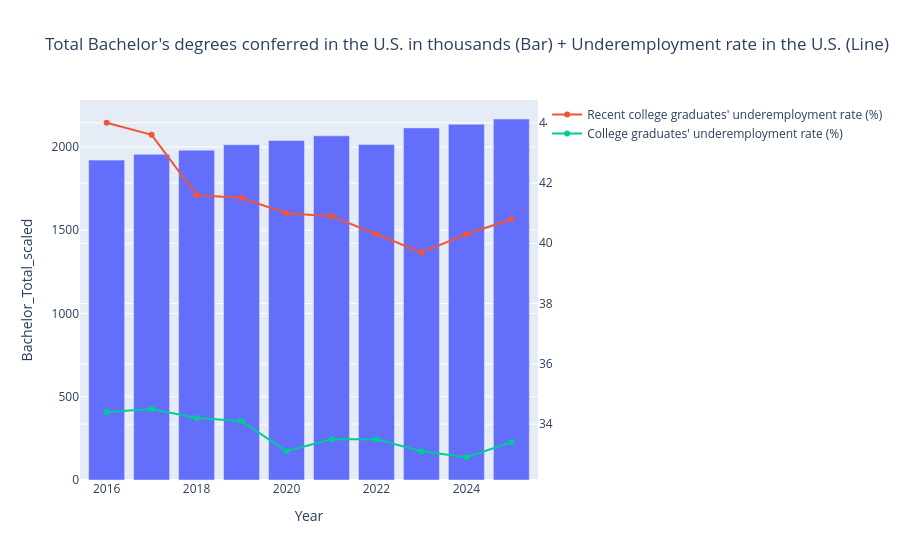

The notebook cell saved with this chart:
### Code cell
# Create the combined visualization
fig = px.bar(
    merged_df,
    x="Year",
    y="Bachelor_Total_scaled",
    title="Total Bachelor's degrees conferred in the U.S. in thousands (Bar) + Underemployment rate in the U.S. (Line)"
)

# Add line for recent graduates' underemployment rate
fig.add_scatter(
    x=merged_df["Year"],
    y=merged_df["Recent graduates"],
    mode="lines+markers",
    name="Recent college graduates' underemployment rate (%)",
    yaxis="y2"
)

# Add line for all college graduates' underemployment rate
fig.add_scatter(
    x=merged_df["Year"],
    y=merged_df["College graduates"],
    mode="lines+markers",
    name="College graduates' underemployment rate (%)",
    yaxis="y2"
)

# Configure dual y-axes
fig.update_layout(
    yaxis2=dict(overlaying='y', side='right')
)

fig.show()

# Save the figure as an HTML file
fig.write_html("underemployment_chart.html", include_plotlyjs='cdn')

### Figure 1 — Plotly figure (JSON) as saved in the notebook; plotly's stock layout.template omitted (floating-point values rounded to 4 significant figures)
{"data": [{"hovertemplate": "Year=%{x}<br>Bachelor_Total_scaled=%{y}<extra></extra>", "legendgroup": "", "marker": {"color": "#636efa", "pattern": {"shape": ""}}, "name": "", "orientation": "v", "showlegend": false, "textposition": "auto", "type": "bar", "x": [2016, 2017, 2018, 2019, 2020, 2021, 2022, 2023, 2024, 2025], "xaxis": "x", "y": [1921.0, 1956.0, 1981.0, 2013.0, 2039.0, 2066.0, 2015.0, 2114.0, 2136.0, 2168.0], "yaxis": "y"}, {"mode": "lines+markers", "name": "Recent college graduates' underemployment rate (%)", "type": "scatter", "x": [2016, 2017, 2018, 2019, 2020, 2021, 2022, 2023, 2024, 2025], "y": [44.0, 43.6, 41.6, 41.5, 41.0, 40.9, 40.3, 39.7, 40.3, 40.8], "yaxis": "y2"}, {"mode": "lines+markers", "name": "College graduates' underemployment rate (%)", "type": "scatter", "x": [2016, 2017, 2018, 2019, 2020, 2021, 2022, 2023, 2024, 2025], "y": [34.4, 34.5, 34.2, 34.1, 33.1, 33.5, 33.5, 33.1, 32.9, 33.4], "yaxis": "y2"}], "layout": {"barmode": "relative", "legend": {"tracegroupgap": 0}, "title": {"text": "Total Bachelor's degrees conferred in the U.S. in thousands (Bar) + Underemployment rate in the U.S. (Line)"}, "xaxis": {"anchor": "y", "domain": [0, 1], "title": {"text": "Year"}}, "yaxis": {"anchor": "x", "domain": [0, 1], "title": {"text": "Bachelor_Total_scaled"}}, "yaxis2": {"overlaying": "y", "side": "right"}}}
